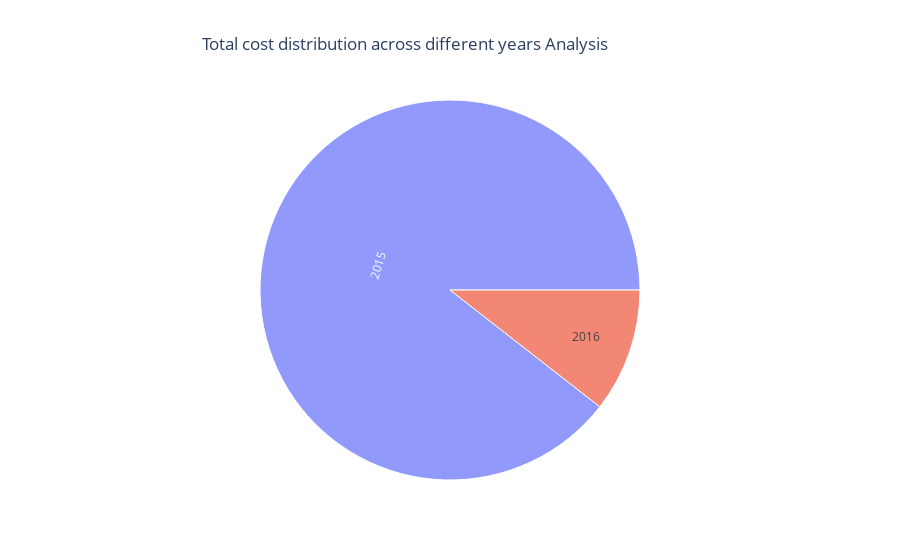
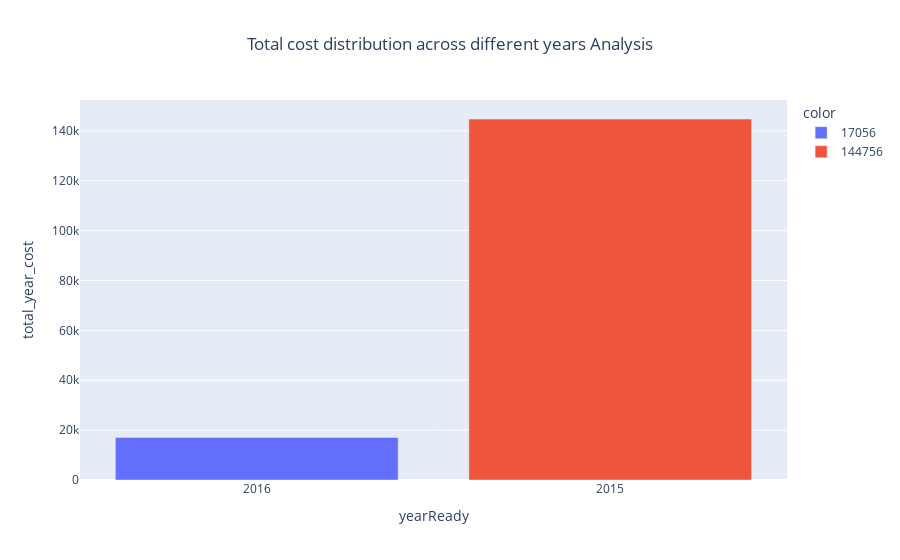

Notebook source saved alongside these figures, in order:
### Code cell
df_year_cost = df.groupby(['yearReady'])['cost'].sum().reset_index(name='total_year_cost')
mySunBurst(df_year_cost, name=['yearReady'], value='total_year_cost',title='Total cost distribution across different years')
myPlot1(
    data=df_year_cost,
    xs='yearReady',
    ys='total_year_cost',
    clr='total_year_cost',
    plotType='bar',
    title='Total cost distribution across different years',
    sort_by=['total_year_cost'],
    ascending=[True]
)

### Figure 1 — Plotly figure (JSON) as saved in the notebook; plotly's stock layout.template omitted (floating-point values rounded to 4 significant figures)
{"data": [{"branchvalues": "total", "domain": {"x": [0, 1], "y": [0, 1]}, "hovertemplate": "labels=%{label}<br>total_year_cost=%{value}<br>parent=%{parent}<br>id=%{id}<extra></extra>", "ids": ["2015", "2016"], "labels": ["2015", "2016"], "name": "", "parents": ["", ""], "type": "sunburst", "values": [144756, 17056]}], "layout": {"legend": {"tracegroupgap": 0}, "title": {"text": "Total cost distribution across different years Analysis", "x": 0.45}}}

### Figure 2 — Plotly figure (JSON) as saved in the notebook; plotly's stock layout.template omitted (floating-point values rounded to 4 significant figures)
{"data": [{"alignmentgroup": "True", "hovertemplate": "color=17056<br>x=%{x}<br>total_year_cost=%{y}<extra></extra>", "legendgroup": "17056", "marker": {"color": "#636efa", "pattern": {"shape": ""}}, "name": "17056", "offsetgroup": "17056", "orientation": "v", "showlegend": true, "textposition": "auto", "type": "bar", "x": ["2016"], "xaxis": "x", "y": [17056], "yaxis": "y"}, {"alignmentgroup": "True", "hovertemplate": "color=144756<br>x=%{x}<br>total_year_cost=%{y}<extra></extra>", "legendgroup": "144756", "marker": {"color": "#EF553B", "pattern": {"shape": ""}}, "name": "144756", "offsetgroup": "144756", "orientation": "v", "showlegend": true, "textposition": "auto", "type": "bar", "x": ["2015"], "xaxis": "x", "y": [144756], "yaxis": "y"}], "layout": {"barmode": "relative", "legend": {"title": {"text": "color"}, "tracegroupgap": 0}, "title": {"text": "Total cost distribution across different years Analysis", "x": 0.5}, "xaxis": {"anchor": "y", "domain": [0, 1], "title": {"text": "yearReady"}}, "yaxis": {"anchor": "x", "domain": [0, 1], "title": {"text": "total_year_cost"}}}}
